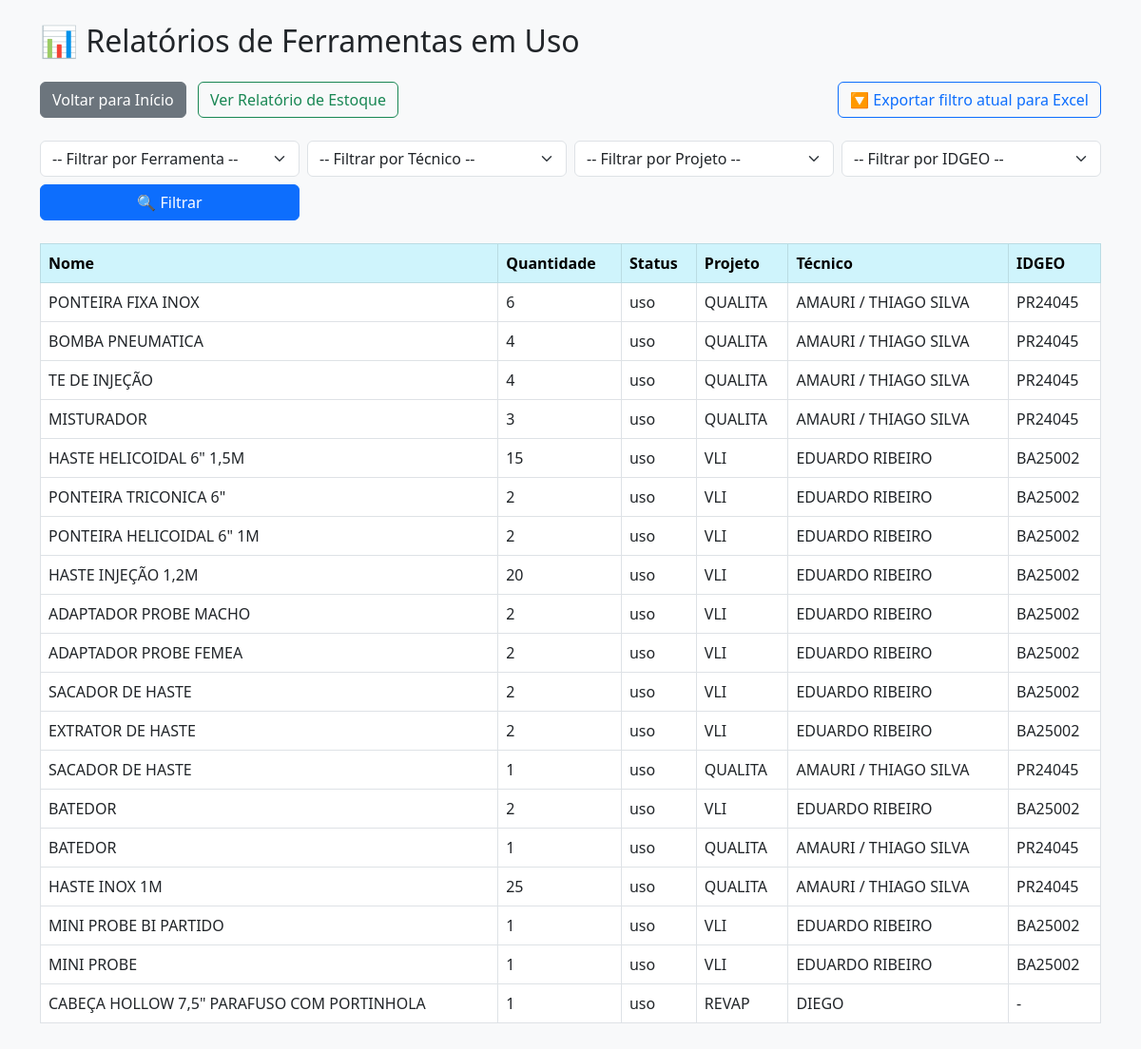
Screenshot of /relatorios with the database file from the repository.
### tables this page shows
CREATE TABLE ferramentas (
    id INTEGER PRIMARY KEY AUTOINCREMENT,
    nome TEXT NOT NULL,
    status TEXT NOT NULL,
    local TEXT NOT NULL,
    tecnico TEXT,
    quantidade INTEGER NOT NULL,
    idgeo TEXT
);

### app.py (the view)
@app.route('/relatorios', methods=['GET'])
def relatorios():
    conn = get_db_connection()
    ferramenta = request.args.get('ferramenta', '').lower()
    tecnico = request.args.get('tecnico', '').lower()
    projeto = request.args.get('projeto', '').lower()
    idgeo = request.args.get('idgeo', '').lower()
    query = """
        SELECT nome, quantidade, status, local, tecnico, idgeo
        FROM ferramentas
        WHERE status = 'uso'
    """
    params = []
    if ferramenta:
        query += " AND LOWER(nome) LIKE ?"
        params.append(f"%{ferramenta}%")
    if tecnico:
        query += " AND LOWER(tecnico) LIKE ?"
        params.append(f"%{tecnico}%")
    if projeto:
        query += " AND LOWER(local) LIKE ?"
        params.append(f"%{projeto}%")
    if idgeo:
        query += " AND LOWER(idgeo) LIKE ?"
        params.append(f"%{idgeo}%")
    ferramentas = conn.execute(query, params).fetchall()
    nomes_ferramentas = [row['nome'] for row in conn.execute("SELECT DISTINCT nome FROM ferramentas WHERE status = 'uso'")]
    tecnicos = [row['tecnico'] for row in conn.execute("SELECT DISTINCT tecnico FROM ferramentas WHERE status = 'uso' AND tecnico != ''")]
    locais = [row['local'] for row in conn.execute("SELECT DISTINCT local FROM ferramentas WHERE status = 'uso' AND local != ''")]
    idgeos = [row['idgeo'] for row in conn.execute("SELECT DISTINCT idgeo FROM ferramentas WHERE status = 'uso' AND idgeo != ''")]
    conn.close()
    return render_template(
        'relatorios.html',
        ferramentas=ferramentas,
        nomes_ferramentas=nomes_ferramentas,
        tecnicos=tecnicos,
        locais=locais,
        idgeos=idgeos
    )

### app.py (called while the page is built)
def get_db_connection():
    conn = sqlite3.connect('ferramentas.db')
    conn.row_factory = sqlite3.Row
    return conn

### templates/relatorios.html (shortened to what this page needs)
<!DOCTYPE html>
<html lang="pt-br">
<head>
    <link href="https://cdn.jsdelivr.net/npm/bootstrap@5.3.0/dist/css/bootstrap.min.css" rel="stylesheet">
</head>
<body class="bg-light p-4">
    <div class="container">
        <h2 class="mb-4">📊 Relatórios de Ferramentas em Uso</h2>
        <div class="mb-3 d-flex justify-content-between flex-wrap">
            <div>
                <a href="/" class="btn btn-secondary me-2 mb-2"> Voltar para Início</a>
                <a href="/relatorio_estoque" class="btn btn-outline-success mb-2"> Ver Relatório de Estoque</a>
            </div>
            <div>
                <form method="get" action="/exportar_excel" class="d-inline">
                    <button type="submit" class="btn btn-outline-primary mb-2">🔽 Exportar filtro atual para Excel</button>
                </form>
            </div>
        </div>
        <form method="GET" class="row g-2 mb-4">
            <div class="col-md-3">
                <select name="ferramenta" class="form-select">
                    <option value="">-- Filtrar por Ferramenta --</option>
                </select>
            </div>
            <div class="col-md-3">
                <select name="tecnico" class="form-select">
                    <option value="">-- Filtrar por Técnico --</option>
                </select>
            </div>
            <div class="col-md-3">
                <select name="projeto" class="form-select">
                    <option value="">-- Filtrar por Projeto --</option>
                </select>
            </div>
            <div class="col-md-3">
                <select name="idgeo" class="form-select">
                    <option value="">-- Filtrar por IDGEO --</option>
                </select>
            </div>
            <div class="col-md-3">
                <button class="btn btn-primary w-100">🔍 Filtrar</button>
            </div>
        </form>
        {% if ferramentas %}
        <table class="table table-bordered table-hover">
            <thead class="table-info">
                <tr>
                    <th>Nome</th>
                    <th>Quantidade</th>
                    <th>Status</th>
                    <th>Projeto</th>
                    <th>Técnico</th>
                    <th>IDGEO</th>
                </tr>
            </thead>
            <tbody>
                {% for f in ferramentas %}
                <tr>
                    <td>{{ f[0] }}</td>
                    <td>{{ f[1] }}</td>
                    <td>{{ f[2] }}</td>
                    <td>{{ f[3] or '-' }}</td>
                    <td>{{ f[4] or '-' }}</td>
                    <td>{{ f[5] or '-' }}</td>
                </tr>
                {% endfor %}
            </tbody>
        </table>
        {% else %}
        <div class="alert alert-warning">Nenhum resultado encontrado para o filtro atual.</div>
        {% endif %}
    </div>
</body>
</html>

### rows the page displays
ferramentas: nome "PONTEIRA FIXA INOX", quantidade "6", status "uso", local "QUALITA", tecnico "AMAURI / THIAGO SILVA", idgeo "PR24045"
ferramentas: nome "BOMBA PNEUMATICA", quantidade "4", status "uso", local "QUALITA", tecnico "AMAURI / THIAGO SILVA", idgeo "PR24045"
ferramentas: nome "TE DE INJEÇÃO", quantidade "4", status "uso", local "QUALITA", tecnico "AMAURI / THIAGO SILVA", idgeo "PR24045"
ferramentas: nome "MISTURADOR", quantidade "3", status "uso", local "QUALITA", tecnico "AMAURI / THIAGO SILVA", idgeo "PR24045"
ferramentas: nome "HASTE HELICOIDAL 6\" 1,5M", quantidade "15", status "uso", local "VLI", tecnico "EDUARDO RIBEIRO", idgeo "BA25002"
ferramentas: nome "PONTEIRA TRICONICA 6\"", quantidade "2", status "uso", local "VLI", tecnico "EDUARDO RIBEIRO", idgeo "BA25002"
ferramentas: nome "PONTEIRA HELICOIDAL 6\" 1M", quantidade "2", status "uso", local "VLI", tecnico "EDUARDO RIBEIRO", idgeo "BA25002"
ferramentas: nome "HASTE INJEÇÃO 1,2M", quantidade "20", status "uso", local "VLI", tecnico "EDUARDO RIBEIRO", idgeo "BA25002"
ferramentas: nome "ADAPTADOR PROBE MACHO", quantidade "2", status "uso", local "VLI", tecnico "EDUARDO RIBEIRO", idgeo "BA25002"
ferramentas: nome "ADAPTADOR PROBE FEMEA", quantidade "2", status "uso", local "VLI", tecnico "EDUARDO RIBEIRO", idgeo "BA25002"
ferramentas: nome "SACADOR DE HASTE", quantidade "2", status "uso", local "VLI", tecnico "EDUARDO RIBEIRO", idgeo "BA25002"
ferramentas: nome "EXTRATOR DE HASTE", quantidade "2", status "uso", local "VLI", tecnico "EDUARDO RIBEIRO", idgeo "BA25002"
ferramentas: nome "SACADOR DE HASTE", quantidade "1", status "uso", local "QUALITA", tecnico "AMAURI / THIAGO SILVA", idgeo "PR24045"
ferramentas: nome "BATEDOR", quantidade "2", status "uso", local "VLI", tecnico "EDUARDO RIBEIRO", idgeo "BA25002"
ferramentas: nome "BATEDOR", quantidade "1", status "uso", local "QUALITA", tecnico "AMAURI / THIAGO SILVA", idgeo "PR24045"
ferramentas: nome "HASTE INOX 1M", quantidade "25", status "uso", local "QUALITA", tecnico "AMAURI / THIAGO SILVA", idgeo "PR24045"
ferramentas: nome "MINI PROBE BI PARTIDO", quantidade "1", status "uso", local "VLI", tecnico "EDUARDO RIBEIRO", idgeo "BA25002"
ferramentas: nome "MINI PROBE", quantidade "1", status "uso", local "VLI", tecnico "EDUARDO RIBEIRO", idgeo "BA25002"
ferramentas: nome "CABEÇA HOLLOW 7,5\" PARAFUSO COM PORTINHOLA", quantidade "1", status "uso", local "REVAP", tecnico "DIEGO", idgeo "-"
